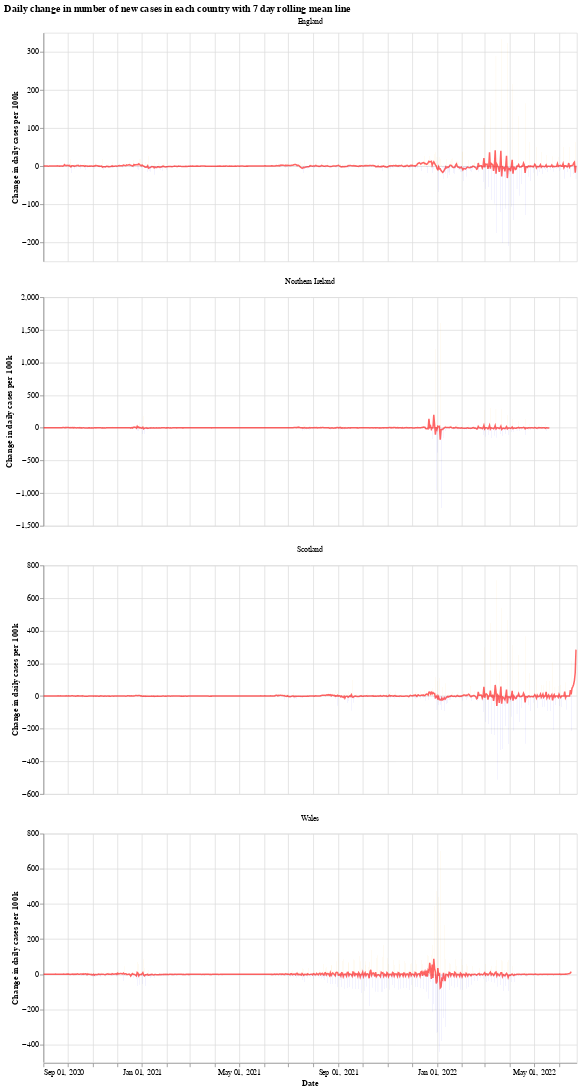

Source (notebook cell):
### Markdown cell above
We will use the Python library `Altair` for visualising the data, see the [altair docs](https://altair-viz.github.io/) for more information.

First we have a graph which shows the daily change in the number of new cases for each country. This number jumps up and down all over the place, which is likely due to delay in reporting of new cases over the weekend. Another interesting thing is that it looks like the daily cases in Wales experienced a much shorter period of calm over the summer (calm in the sense of daily cases not jumping up and down).

The orange bars are days when the number of new cases (per 100k population) was more than the previous day, while the blue are days when the number of new cases dropped. The red line is the 7 day moving average. 

When the moving average line is below 0, it means that there is a consistent drop in new cases. We can see this clearly happening around the times that lockdowns were introduced (though, to varying degrees). I will update the graphs soon with a marker of when each lockdown started.

### Code cell
# collapse
import altair as alt

bars = alt.Chart(uk_cases).mark_bar().encode(
    x=alt.X("yearmonthdate(date):T", axis=alt.Axis(title='Date')),
    y=alt.Y("casesChangeRate:Q", axis=alt.Axis(title='Change in daily cases per 100k')),
    tooltip='casesChange',
    color=alt.condition(
        alt.datum.casesChangeRate > 0,
        alt.value("orange"),  # The positive color
        alt.value("blue")  # The negative color
    )
).properties(title='Daily change in number of new cases with 7 day rolling mean',width=700).interactive()

line = alt.Chart(uk_cases).mark_line(
    color='red',
    size=2,
    opacity=0.6
).transform_window(
    rolling_mean='mean(casesChangeRate)',
    frame=[0, 7],
    groupby=['areaName']
).encode(
    x='yearmonthdate(date):T',
    y='rolling_mean:Q'
)

alt.layer(bars, line, data=uk_cases).facet(alt.Column(
    'areaName', title=''), columns=1).resolve_scale(y='independent').properties(title='Daily change in number of new cases in each country with 7 day rolling mean line')

### Figure 1 — Vega-Lite specification as saved in the notebook (floating-point values rounded to 4 significant figures; data arrays with more than 128 entries replaced by an {"elided": "..."} marker saying what was removed)
{"config": {"view": {"continuousWidth": 400, "continuousHeight": 300}}, "data": {"name": "data-d11c55cb0198148c0694f0395be61ac0"}, "facet": {"type": "nominal", "field": "areaName", "title": ""}, "spec": {"layer": [{"mark": "bar", "encoding": {"color": {"condition": {"value": "orange", "test": "(datum.casesChangeRate > 0)"}, "value": "blue"}, "tooltip": {"type": "quantitative", "field": "casesChange"}, "x": {"type": "temporal", "axis": {"title": "Date"}, "field": "date", "timeUnit": "yearmonthdate"}, "y": {"type": "quantitative", "axis": {"title": "Change in daily cases per 100k"}, "field": "casesChangeRate"}}, "selection": {"selector001": {"type": "interval", "bind": "scales", "encodings": ["x", "y"]}}, "title": "Daily change in number of new cases with 7 day rolling mean", "width": 700}, {"mark": {"type": "line", "color": "red", "opacity": 0.6, "size": 2}, "encoding": {"x": {"type": "temporal", "field": "date", "timeUnit": "yearmonthdate"}, "y": {"type": "quantitative", "field": "rolling_mean"}}, "transform": [{"window": [{"op": "mean", "field": "casesChangeRate", "as": "rolling_mean"}], "frame": [0, 7], "groupby": ["areaName"]}]}]}, "columns": 1, "resolve": {"scale": {"y": "independent"}}, "title": "Daily change in number of new cases in each country with 7 day rolling mean line", "$schema": "https://vega.github.io/schema/vega-lite/v4.8.1.json", "datasets": {"data-d11c55cb0198148c0694f0395be61ac0": {"elided": "2601 records"}}}
